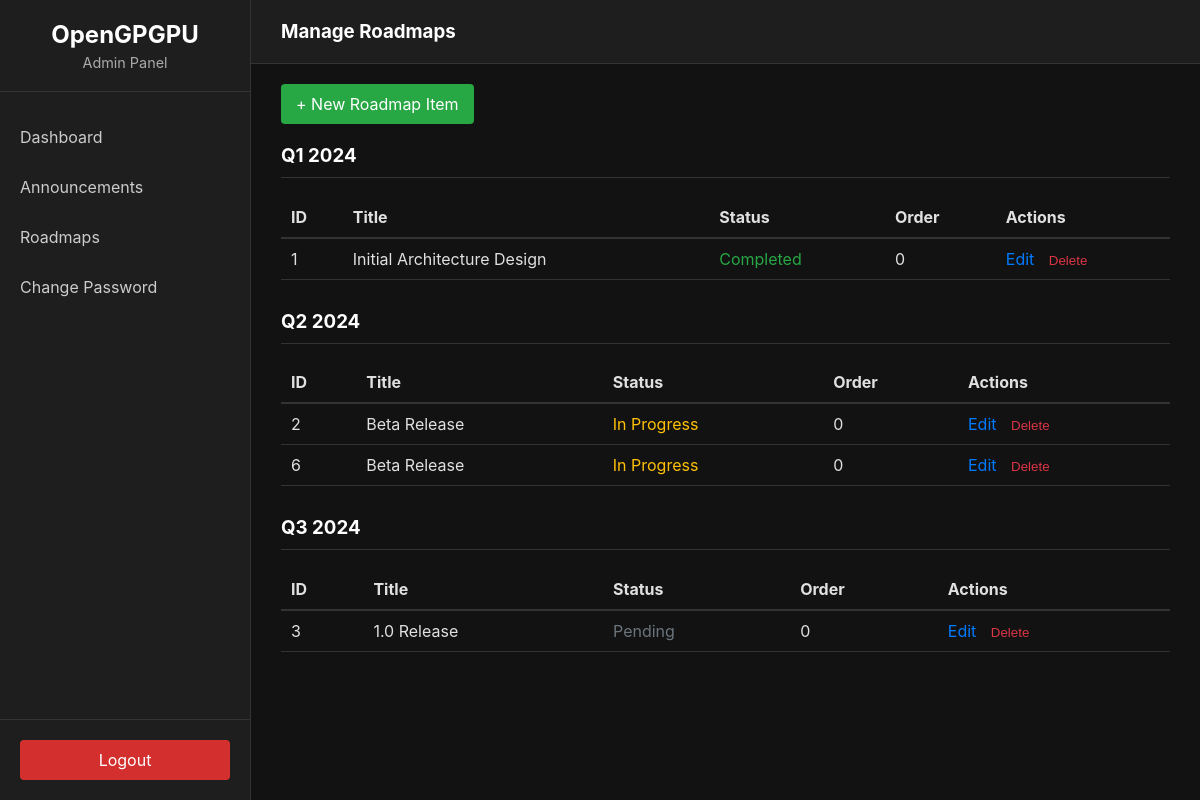
Screenshot of /admin/roadmaps (signed in) with the database file from the repository.
### app/models/roadmap.py (models this page shows)
class Roadmap(BaseModel):
    __tablename__ = 'roadmaps'
    title = db.Column(db.String(100), nullable=False)
    description = db.Column(db.Text, nullable=True)
    stage = db.Column(db.String(50), nullable=False) # e.g., 'Q1 2024', 'Q2 2024'
    status = db.Column(db.String(20), default='pending') # pending, in_progress, completed
    order = db.Column(db.Integer, default=0)

### app/views/admin.py (the view)
@admin_bp.route('/roadmaps')
@login_required
def roadmaps():
    grouped_items = RoadmapService.get_all_roadmap_grouped()
    return render_template('admin/roadmaps.html', grouped_roadmaps=grouped_items)

### app/__init__.py (called while the page is built)
def create_app(config_name='default'):
    app = Flask(__name__)
    app.config.from_object(config[config_name])
    db.init_app(app)
    bcrypt.init_app(app)
    login_manager.init_app(app)
    @login_manager.user_loader
    def load_user(user_id):
        from app.dao.admin_dao import AdminDAO
        return AdminDAO.get_by_id(int(user_id))
    from app.views.frontend import frontend_bp
    from app.views.admin import admin_bp
    app.register_blueprint(frontend_bp)
    app.register_blueprint(admin_bp)
    return app

### app/dao/base_dao.py (called while the page is built)
    @classmethod
    def get_by_id(cls, id):
        return db.session.get(cls.model, id)

### app/dao/roadmap_dao.py (called while the page is built)
    @classmethod
    def get_all_ordered(cls):
        return db.session.query(cls.model).order_by(cls.model.stage, cls.model.order).all()

### app/services/roadmap_service.py (called while the page is built)
    @staticmethod
    def get_all_roadmap_grouped():
        items = RoadmapDAO.get_all_ordered()
        grouped = {}
        for item in items:
            if item.stage not in grouped:
                grouped[item.stage] = []
            grouped[item.stage].append(item)
        return grouped

### app/templates/admin/roadmaps.html (shortened to what this page needs)
{% extends "admin/base.html" %}
{% block header %}Manage Roadmaps{% endblock %}
{% block content %}
<div class="action-bar" style="margin-bottom: 20px;">
    <a href="{{ url_for('admin_bp.new_roadmap') }}" class="btn" style="background-color: #28a745; padding: 10px 15px; text-decoration: none; color: white; border-radius: 4px;">+ New Roadmap Item</a>
</div>
{% for stage, items in grouped_roadmaps.items() %}
    <h3 style="margin-top: 30px; border-bottom: 1px solid #333; padding-bottom: 10px; color: #fff;">{{ stage }}</h3>
    <table class="admin-table" style="width: 100%; border-collapse: collapse; text-align: left; margin-bottom: 20px;">
        <thead>
            <tr style="border-bottom: 2px solid #333;">
                <th style="padding: 10px;">ID</th>
                <th style="padding: 10px;">Title</th>
                <th style="padding: 10px;">Status</th>
                <th style="padding: 10px;">Order</th>
                <th style="padding: 10px;">Actions</th>
            </tr>
        </thead>
        <tbody>
            {% for item in items %}
            <tr style="border-bottom: 1px solid #333;">
                <td style="padding: 10px;">{{ item.id }}</td>
                <td style="padding: 10px;">{{ item.title }}</td>
                <td style="padding: 10px;">
                    {% if item.status == 'completed' %}
                        <span style="color: #28a745;">Completed</span>
                    {% elif item.status == 'in_progress' %}
                        <span style="color: #ffc107;">In Progress</span>
                    {% else %}
                        <span style="color: #6c757d;">Pending</span>
                    {% endif %}
                </td>
                <td style="padding: 10px;">{{ item.order }}</td>
                <td style="padding: 10px;">
                    <a href="{{ url_for('admin_bp.edit_roadmap', id=item.id) }}" style="color: #007bff; text-decoration: none; margin-right: 10px;">Edit</a>
                    <form action="{{ url_for('admin_bp.delete_roadmap', id=item.id) }}" method="POST" style="display: inline;" onsubmit="return confirm('Are you sure you want to delete this roadmap item?');">
                        <button type="submit" style="background: none; border: none; color: #dc3545; cursor: pointer; padding: 0;">Delete</button>
                    </form>
                </td>
            </tr>
            {% endfor %}
        </tbody>
    </table>
{% else %}
    <p>No roadmaps found.</p>
{% endfor %}
{% endblock %}

### app/static/css/admin.css (style rules this page uses)
body { margin: 0; font-family: -apple-system, BlinkMacSystemFont, "Segoe UI", Roboto, Helvetica, Arial, sans-serif; background-color: #121212; color: #e0e0e0; }

### rows the page displays
Roadmap: stage "Q1 2024", id "1", title "Initial Architecture Design", status "Completed", order "0"
Roadmap: stage "Q2 2024", id "2", title "Beta Release", status "In Progress", order "0"
Roadmap: id "6", title "Beta Release", status "In Progress", order "0"
Roadmap: stage "Q3 2024", id "3", title "1.0 Release", status "Pending", order "0"
